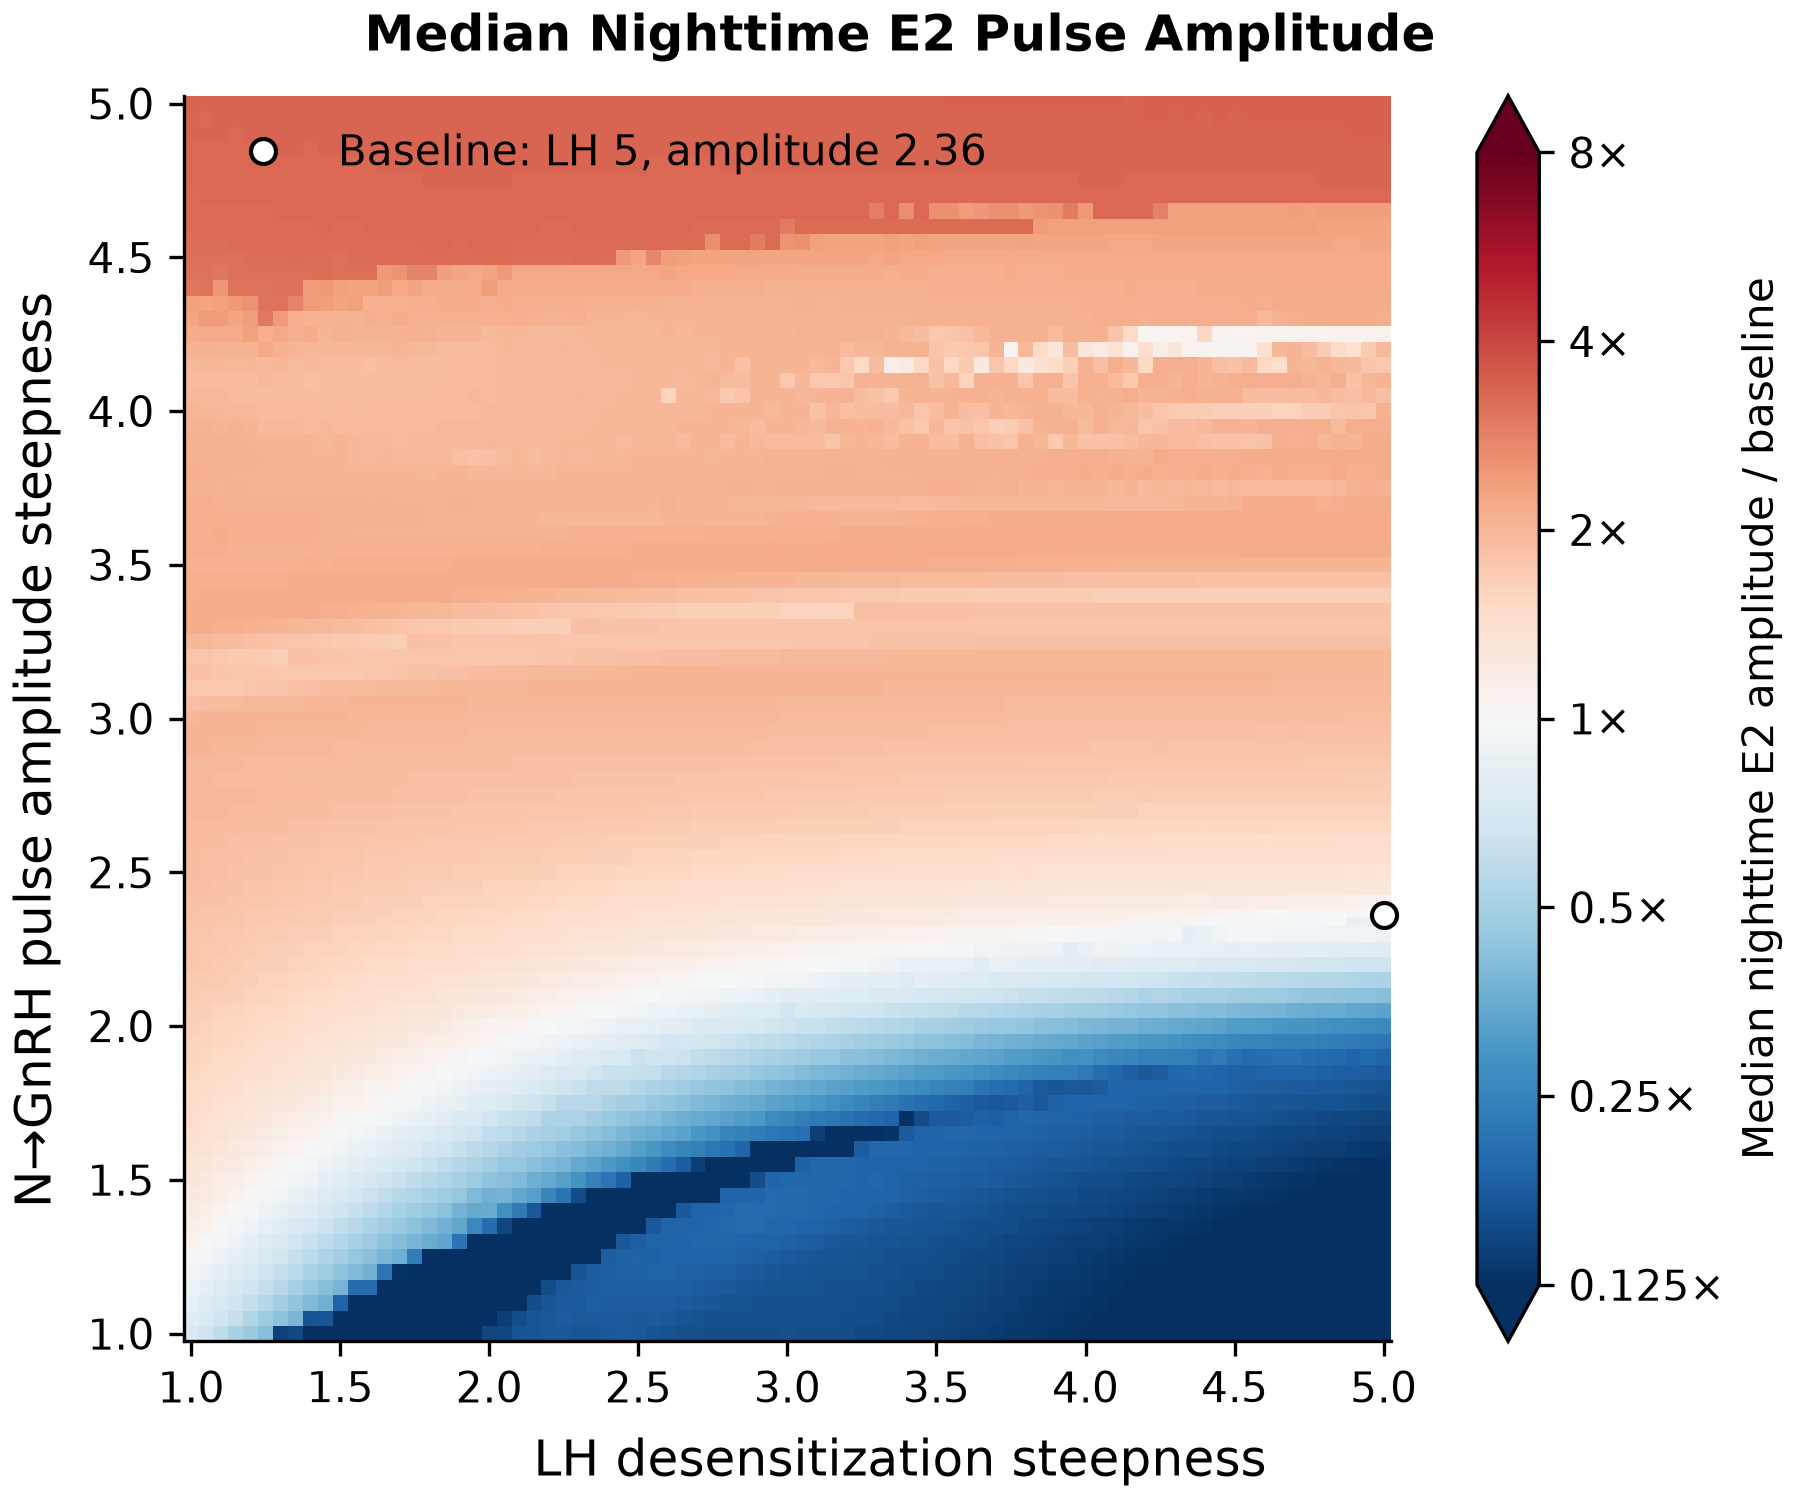

Generate this figure with Python:
"""Plot nighttime E2 pulse amplitude over the Figure 2 steepness grid."""

from pathlib import Path

import matplotlib
matplotlib.use("Agg")
import matplotlib.pyplot as plt
from matplotlib.colors import LogNorm
import numpy as np

from steepness_2d_heatmaps import AMPLITUDE, AMPLITUDE_DEFAULT, LH_STEEPNESS, LH_DEFAULT
from MODEL import START_CLOCK_H, STEP_H, WARMUP_H, simulate_endocrine


HERE = Path(__file__).resolve().parent
PNG = HERE / "figure4.png"
FFT_DAYS = 42
START_42_DAY_H = WARMUP_H
STOP_H = START_42_DAY_H + FFT_DAYS * 24


def nighttime_excursions(e2, start_h):
    """Measure peaks at 23:00–07:00 using the smaller of the two trough drops."""
    middle = e2[1:-1]
    peaks = np.flatnonzero((middle > e2[:-2]) & (middle >= e2[2:])) + 1
    troughs = np.flatnonzero((middle < e2[:-2]) & (middle <= e2[2:])) + 1

    # Use integer steps so 23:00 is included and 07:00 is excluded exactly.
    peak_steps = peaks + round(start_h / STEP_H)
    steps_per_day = round(24 / STEP_H)
    clock_steps = (peak_steps + round(START_CLOCK_H / STEP_H)) % steps_per_day
    asleep = (clock_steps >= round(23 / STEP_H)) | (clock_steps < round(7 / STEP_H))
    in_window = (round(START_42_DAY_H / STEP_H) <= peak_steps) & (
        peak_steps < round(STOP_H / STEP_H)
    )
    peaks = peaks[asleep & in_window]

    # A neighboring trough can fall outside the sleep window.
    right = np.searchsorted(troughs, peaks)
    paired = (right > 0) & (right < len(troughs))
    peaks, right = peaks[paired], right[paired]
    return e2[peaks] - np.maximum(e2[troughs[right - 1]], e2[troughs[right]])


def simulate_grid(pairs):
    """Keep the full 1.5 s trace in small batches to resolve peaks and troughs."""
    medians = np.empty(len(pairs))
    first = round(WARMUP_H / STEP_H)
    # Normal mode retains all variables, so use smaller batches to bound memory.
    for start in range(0, len(pairs), 4):
        stop = min(start + 4, len(pairs))
        lh, amplitude = pairs[start:stop].T
        model = simulate_endocrine(
            output_h=STOP_H + 24 - WARMUP_H,
            inhibition_exponent=lh, n_amplitude_exponent=amplitude,
        )
        traces = model["E2"][..., first:]
        del model
        for row, trace in enumerate(traces, start=start):
            excursions = nighttime_excursions(trace, WARMUP_H)
            medians[row] = np.median(excursions)
        print(f"Completed {stop}/{len(pairs)} parameter combinations", flush=True)
    return medians


def fold_change(pairs, medians):
    baseline_index, = np.flatnonzero((pairs[:, 0] == LH_DEFAULT) & (pairs[:, 1] == AMPLITUDE_DEFAULT))
    baseline = medians[baseline_index]
    if not np.isfinite(medians).all() or (medians <= 0).any():
        raise ValueError("Expected finite, positive median amplitudes")
    return (medians / baseline).reshape(len(AMPLITUDE), len(LH_STEEPNESS)), baseline


def save_figure(fold):
    fig, ax = plt.subplots(figsize=(6, 5), layout="constrained")
    mesh = ax.pcolormesh(LH_STEEPNESS, AMPLITUDE, fold, shading="nearest",
                         cmap="RdBu_r", norm=LogNorm(vmin=1 / 8, vmax=8))
    ax.plot(LH_DEFAULT, AMPLITUDE_DEFAULT, "o", color="white", markeredgecolor="black",
            clip_on=False, label=f"Baseline: LH {LH_DEFAULT:g}, amplitude {AMPLITUDE_DEFAULT:g}")
    ax.set(xlim=(0.975, 5.025), ylim=(0.975, 5.025))
    ax.spines[["top", "right"]].set_visible(False)
    ticks = 2.0**np.arange(-3, 4)
    bar = fig.colorbar(mesh, ax=ax, extend="both", ticks=ticks)
    bar.ax.set_yticklabels([f"{tick:g}\u00d7" for tick in ticks])
    bar.minorticks_off()
    bar.set_label("Median nighttime E2 amplitude / baseline")
    fig.supxlabel("LH desensitization steepness")
    fig.supylabel("N\u2192GnRH pulse amplitude steepness")
    fig.suptitle("Median Nighttime E2 Pulse Amplitude", fontweight="bold")
    ax.legend(frameon=False, loc="upper left")
    fig.savefig(PNG, dpi=300)
    plt.close(fig)


def main():
    lh, amplitude = np.meshgrid(LH_STEEPNESS, AMPLITUDE)
    pairs = np.column_stack((lh.ravel(), amplitude.ravel()))
    medians = simulate_grid(pairs)
    fold, baseline = fold_change(pairs, medians)
    save_figure(fold)
    print(f"Baseline median E2 pulse amplitude: {baseline:.3f} pg/mL")


if __name__ == "__main__":
    main()
